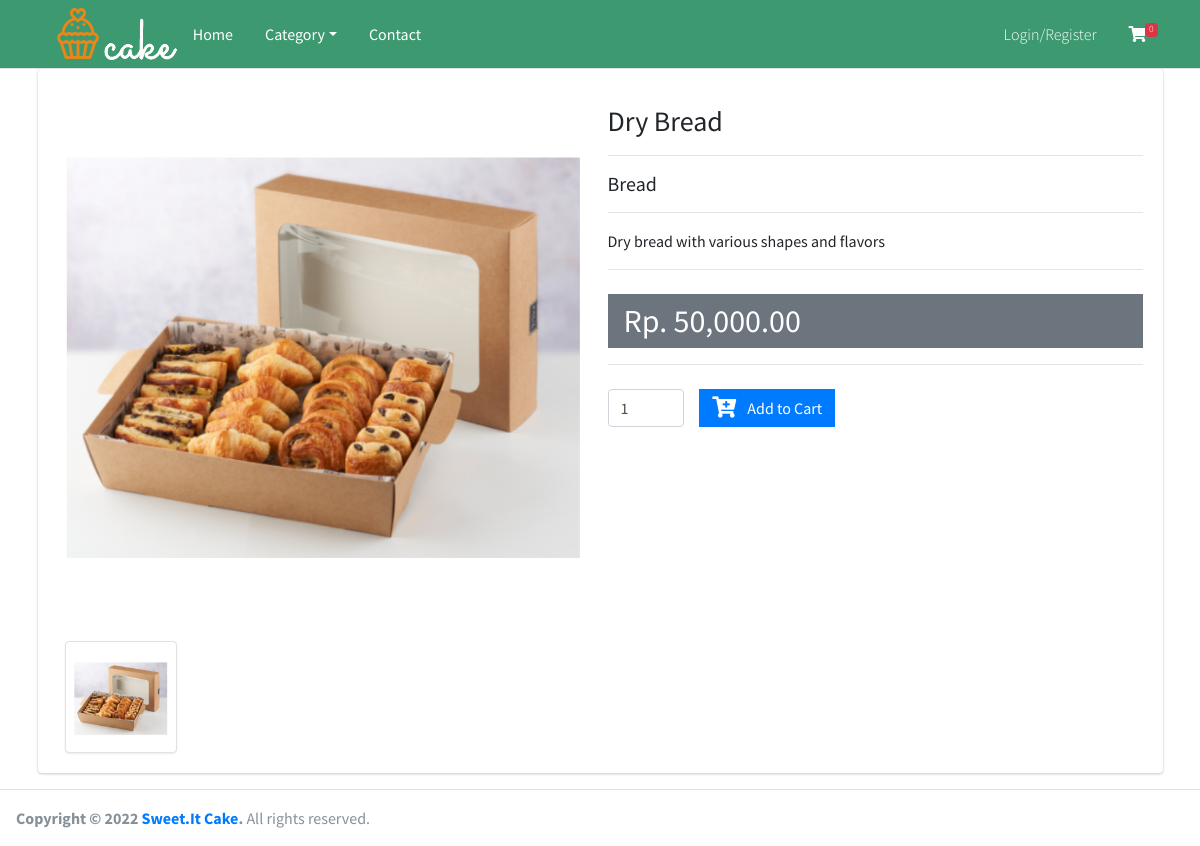
The app's page /home/detail_barang/16 with its own data.
### tables this page shows
CREATE TABLE `tbl_barang` (
  `id_barang` int(11) NOT NULL,
  `nama_barang` varchar(255) DEFAULT NULL,
  `id_kategori` int(11) DEFAULT NULL,
  `harga` int(11) DEFAULT NULL,
  `deskripsi` mediumtext DEFAULT NULL,
  `gambar` text DEFAULT NULL,
  `berat` int(11) NOT NULL
);

CREATE TABLE `tbl_kategori` (
  `id_kategori` int(11) NOT NULL,
  `nama_kategori` varchar(50) DEFAULT NULL
);

### application/views/layout/v_content.php (called while the page is built)
<?php
if ($isi) {
	$this->load->view($isi);
}

### application/views/layout/v_wrapper_frontend.php (called while the page is built)
<?php
require_once('v_head.php');
require_once('v_header_frontend.php');
require_once('v_nav_frontend.php');
require_once('v_content.php');
require_once('v_footer_frontend.php');

### application/controllers/Home.php (called while the page is built, shortened)
<?php
class Home extends CI_Controller
{
	public function __construct()
	{
		$this->load->model('m_home');
	}
	public function detail_barang($id_barang)
	{
		$data = array(
			'title' => 'Product Details',
			'gambar' => $this->m_home->gambar_barang($id_barang),
			'barang' => $this->m_home->detail_barang($id_barang),
			'isi' => 'v_detail_barang',
		);
		$this->load->view('layout/v_wrapper_frontend', $data, FALSE);
	}
}
?>

### index.php (called while the page is built, shortened)
<?php
require_once BASEPATH.'core/CodeIgniter.php';

### application/models/M_home.php (called while the page is built, shortened)
<?php
class M_home extends CI_Model
{
	public function get_all_data_kategori()
	{
		$this->db->select('*');
		$this->db->from('tbl_kategori');
		$this->db->order_by('id_kategori', 'desc');
		return $this->db->get()->result();
	}
	public function detail_barang($id_barang)
	{
		$this->db->select('*');
		$this->db->from('tbl_barang');
		$this->db->join('tbl_kategori', 'tbl_kategori.id_kategori = tbl_barang.id_kategori', 'left');
		$this->db->where('id_barang', $id_barang);
		return $this->db->get()->row();
	}
	public function gambar_barang($id_barang)
	{
		$this->db->select('*');
		$this->db->from('tbl_gambar');
		$this->db->where('id_barang', $id_barang);
		return $this->db->get()->result();
	}
}
?>

### application/views/v_detail_barang.php (the view, shortened to what this page needs)
<div class="card card-solid">
	<div class="card-body">
		<div class="row">
			<div class="col-12 col-sm-6">
				<div class="col-12">
					<img src="<?= base_url('assets/gambar/' . $barang->gambar) ?>" class="product-image" alt="Product Image">
				</div>
				<div class="col-12 product-image-thumbs">
					<div class="product-image-thumb active"><img src="<?= base_url('assets/gambar/' . $barang->gambar) ?>" alt="Product Image"></div>
				</div>
			</div>
			<div class="col-12 col-sm-6">
				<h3 class="my-3"><?= $barang->nama_barang ?></h3>
				<hr>
				<h5><?= $barang->nama_kategori ?></h5>
				<hr>
				<p><?= $barang->deskripsi ?></p>
				<hr>
				<div class="bg-gray py-2 px-3 mt-4">
					<h2 class="mb-0">
						Rp. <?= number_format($barang->harga, 0) ?>.00
					</h2>
				</div>
				<hr>
				<?php
				echo form_open('belanja/add');
				?>
				<div class="mt-4">
					<div class="row">
						<div class="col-sm-2">
							<input type="number" name="qty" class="form-control" value="1" min="1">
						</div>
						<div class=" col-sm-8">
							<button type="submit" class="btn btn-primary btn-flat swalDefaultSuccess">
								<i class="fas fa-cart-plus fa-lg mr-2"></i>
								Add to Cart
							</button>
						</div>
					</div>
				</div>
				<?php echo form_close(); ?>
			</div>
		</div>
	</div>
</div>

### records on screen
tbl_barang: gambar (picture), nama_barang "Dry Bread", id_kategori.nama_kategori "Bread", deskripsi "Dry bread with various shapes and flavors", harga "50,000"

### other values on screen
$jml_item "0"
